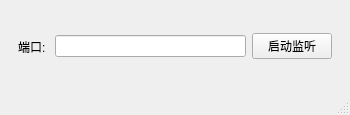
<?xml version="1.0" encoding="UTF-8"?>
<ui version="4.0">
 <class>MainWindow</class>
 <widget class="QMainWindow" name="MainWindow">
  <property name="geometry">
   <rect>
    <x>0</x>
    <y>0</y>
    <width>350</width>
    <height>115</height>
   </rect>
  </property>
  <property name="windowTitle">
   <string>MainWindow</string>
  </property>
  <widget class="QWidget" name="centralwidget">
   <layout class="QVBoxLayout" name="verticalLayout">
    <item>
     <widget class="QWidget" name="widget" native="true">
      <layout class="QHBoxLayout" name="horizontalLayout">
       <item>
        <widget class="QLabel" name="label">
         <property name="text">
          <string>端口: </string>
         </property>
        </widget>
       </item>
       <item>
        <widget class="QLineEdit" name="port"/>
       </item>
       <item>
        <widget class="QPushButton" name="setListen">
         <property name="text">
          <string>启动监听</string>
         </property>
        </widget>
       </item>
      </layout>
     </widget>
    </item>
   </layout>
  </widget>
  <widget class="QMenuBar" name="menubar">
   <property name="geometry">
    <rect>
     <x>0</x>
     <y>0</y>
     <width>350</width>
     <height>26</height>
    </rect>
   </property>
  </widget>
  <widget class="QStatusBar" name="statusbar"/>
 </widget>
 <resources/>
 <connections/>
</ui>
